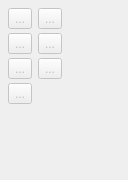
             <widget class="QWidget" name="operations_Page">
              <property name="geometry">
               <rect>
                <x>0</x>
                <y>0</y>
                <width>128</width>
                <height>180</height>
               </rect>
              </property>
              <property name="toolTip">
               <string>Tools for performing operations on objects</string>
              </property>
              <attribute name="icon">
               <iconset resource="share/resources/toolicon.qrc">
                <normaloff>:/toolicon/32x32/operations_toolbox.png</normaloff>:/toolicon/32x32/operations_toolbox.png</iconset>
              </attribute>
              <attribute name="label">
               <string>Operations</string>
              </attribute>
              <attribute name="toolTip">
               <string>Operations</string>
              </attribute>
              <layout class="QFormLayout" name="formLayout_13">
               <property name="verticalSpacing">
                <number>4</number>
               </property>
               <property name="leftMargin">
                <number>8</number>
               </property>
               <property name="topMargin">
                <number>8</number>
               </property>
               <property name="rightMargin">
                <number>8</number>
               </property>
               <property name="bottomMargin">
                <number>8</number>
               </property>
               <item row="0" column="0">
                <widget class="QToolButton" name="group_ToolButton">
                 <property name="enabled">
                  <bool>false</bool>
                 </property>
                 <property name="toolTip">
                  <string>Add Objects to Group (G)</string>
                 </property>
                 <property name="text">
                  <string notr="true">...</string>
                 </property>
                 <property name="icon">
                  <iconset resource="share/resources/toolicon.qrc">
                   <normaloff>:/toolicon/32x32/group.png</normaloff>:/toolicon/32x32/group.png</iconset>
                 </property>
                 <property name="iconSize">
                  <size>
                   <width>32</width>
                   <height>32</height>
                  </size>
                 </property>
                 <property name="checkable">
                  <bool>true</bool>
                 </property>
                </widget>
               </item>
               <item row="0" column="1">
                <widget class="QToolButton" name="rotation_ToolButton">
                 <property name="enabled">
                  <bool>false</bool>
                 </property>
                 <property name="toolTip">
                  <string>Rotate Selected Objects (R)</string>
                 </property>
                 <property name="text">
                  <string notr="true">...</string>
                 </property>
                 <property name="icon">
                  <iconset resource="share/resources/toolicon.qrc">
                   <normaloff>:/toolicon/32x32/rotation.png</normaloff>:/toolicon/32x32/rotation.png</iconset>
                 </property>
                 <property name="iconSize">
                  <size>
                   <width>32</width>
                   <height>32</height>
                  </size>
                 </property>
                 <property name="checkable">
                  <bool>true</bool>
                 </property>
                </widget>
               </item>
               <item row="1" column="0">
                <widget class="QToolButton" name="mirrorByLine_ToolButton">
                 <property name="enabled">
                  <bool>false</bool>
                 </property>
                 <property name="toolTip">
                  <string>Mirror Objects by Line (M, L)</string>
                 </property>
                 <property name="text">
                  <string notr="true">...</string>
                 </property>
                 <property name="icon">
                  <iconset resource="share/resources/toolicon.qrc">
                   <normaloff>:/toolicon/32x32/mirror_by_line.png</normaloff>:/toolicon/32x32/mirror_by_line.png</iconset>
                 </property>
                 <property name="iconSize">
                  <size>
                   <width>32</width>
                   <height>32</height>
                  </size>
                 </property>
                 <property name="checkable">
                  <bool>true</bool>
                 </property>
                </widget>
               </item>
               <item row="1" column="1">
                <widget class="QToolButton" name="mirrorByAxis_ToolButton">
                 <property name="enabled">
                  <bool>false</bool>
                 </property>
                 <property name="toolTip">
                  <string>Mirror Objects by Axis (M, A)</string>
                 </property>
                 <property name="text">
                  <string notr="true">...</string>
                 </property>
                 <property name="icon">
                  <iconset resource="share/resources/toolicon.qrc">
                   <normaloff>:/toolicon/32x32/mirror_by_axis.png</normaloff>:/toolicon/32x32/mirror_by_axis.png</iconset>
                 </property>
                 <property name="iconSize">
                  <size>
                   <width>32</width>
                   <height>32</height>
                  </size>
                 </property>
                 <property name="checkable">
                  <bool>true</bool>
                 </property>
                </widget>
               </item>
               <item row="2" column="0">
                <widget class="QToolButton" name="move_ToolButton">
                 <property name="enabled">
                  <bool>false</bool>
                 </property>
                 <property name="toolTip">
                  <string>Move Objects (Alt+M)</string>
                 </property>
                 <property name="text">
                  <string notr="true">...</string>
                 </property>
                 <property name="icon">
                  <iconset resource="share/resources/toolicon.qrc">
                   <normaloff>:/toolicon/32x32/move.png</normaloff>:/toolicon/32x32/move.png</iconset>
                 </property>
                 <property name="iconSize">
                  <size>
                   <width>32</width>
                   <height>32</height>
                  </size>
                 </property>
                 <property name="checkable">
                  <bool>true</bool>
                 </property>
                </widget>
               </item>
               <item row="2" column="1">
                <widget class="QToolButton" name="trueDarts_ToolButton">
                 <property name="enabled">
                  <bool>false</bool>
                 </property>
                 <property name="toolTip">
                  <string>True Darts (T, D)</string>
                 </property>
                 <property name="text">
                  <string notr="true">...</string>
                 </property>
                 <property name="icon">
                  <iconset resource="share/resources/toolicon.qrc">
                   <normaloff>:/toolicon/32x32/true_darts.png</normaloff>:/toolicon/32x32/true_darts.png</iconset>
                 </property>
                 <property name="iconSize">
                  <size>
                   <width>32</width>
                   <height>32</height>
                  </size>
                 </property>
                 <property name="checkable">
                  <bool>true</bool>
                 </property>
                </widget>
               </item>
               <item row="3" column="0">
                <widget class="QToolButton" name="exportDraftBlocks_ToolButton">
                 <property name="enabled">
                  <bool>false</bool>
                 </property>
                 <property name="toolTip">
                  <string>Export Draft Blocks (E, D)</string>
                 </property>
                 <property name="text">
                  <string notr="true">...</string>
                 </property>
                 <property name="icon">
                  <iconset resource="share/resources/toolicon.qrc">
                   <normaloff>:/toolicon/32x32/export.png</normaloff>:/toolicon/32x32/export.png</iconset>
                 </property>
                 <property name="iconSize">
                  <size>
                   <width>32</width>
                   <height>32</height>
                  </size>
                 </property>
                 <property name="checkable">
                  <bool>true</bool>
                 </property>
                </widget>
               </item>
              </layout>
             </widget>
